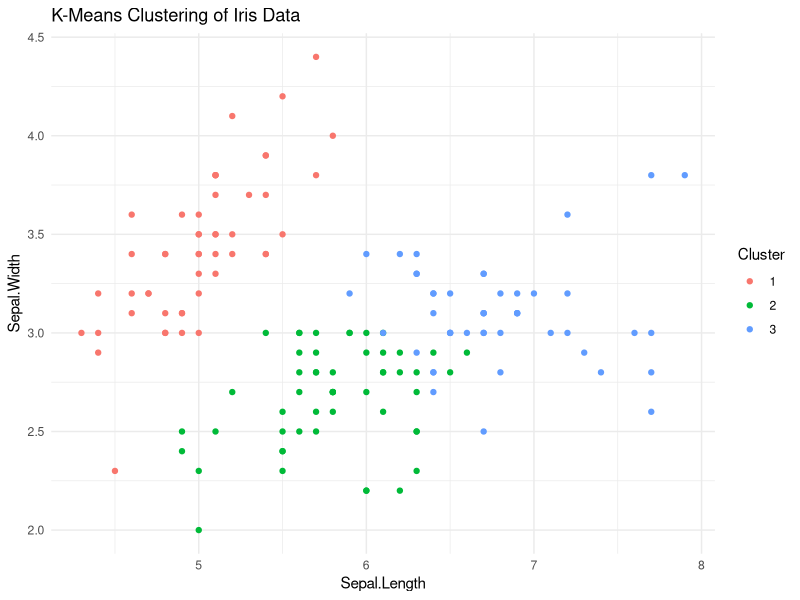

Source code (R):
library(ggplot2)
data(iris)
iris_scaled <- scale(iris[,1:4])
set.seed(123)
kmeans_result <- kmeans(iris_scaled, centers = 3)
iris$Cluster <- as.factor(kmeans_result$cluster)
ggplot(iris, aes(x = Sepal.Length, y = Sepal.Width, color = Cluster)) + 
  geom_point() + theme_minimal() + labs(title = "K-Means Clustering of Iris Data")